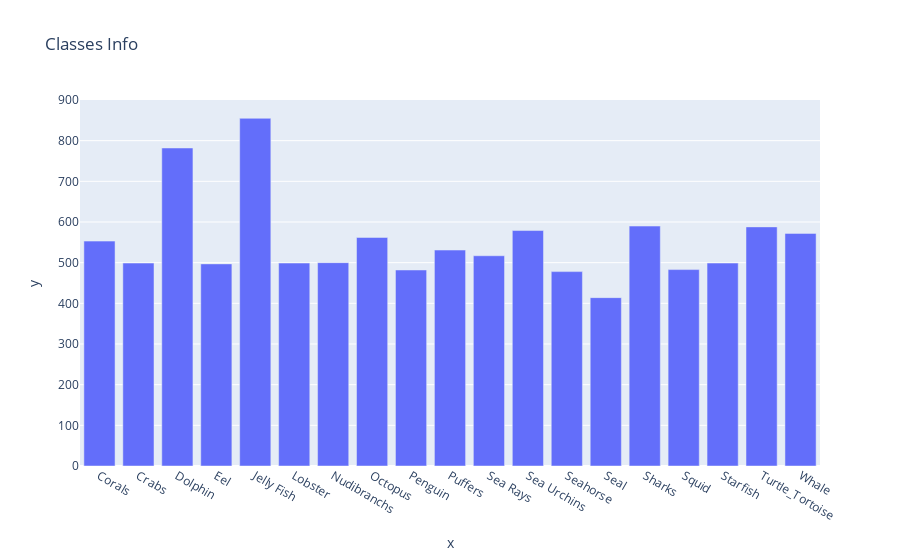

Notebook code cell kept with this figure:
### Code cell
fig = px.bar(x=classes_info.keys(),y=classes_info.values(),title='Classes Info ')
fig.show()

### Figure 1 — Plotly figure (JSON) as saved in the notebook; plotly's stock layout.template omitted (floating-point values rounded to 4 significant figures)
{"data": [{"alignmentgroup": "True", "hovertemplate": "x=%{x}<br>y=%{y}<extra></extra>", "legendgroup": "", "marker": {"color": "#636efa", "pattern": {"shape": ""}}, "name": "", "offsetgroup": "", "orientation": "v", "showlegend": false, "textposition": "auto", "type": "bar", "x": ["Corals", "Crabs", "Dolphin", "Eel", "Jelly Fish", "Lobster", "Nudibranchs", "Octopus", "Penguin", "Puffers", "Sea Rays", "Sea Urchins", "Seahorse", "Seal", "Sharks", "Squid", "Starfish", "Turtle_Tortoise", "Whale"], "xaxis": "x", "y": [553, 499, 782, 497, 855, 499, 500, 562, 482, 531, 517, 579, 478, 414, 590, 483, 499, 588, 572], "yaxis": "y"}], "layout": {"barmode": "relative", "legend": {"tracegroupgap": 0}, "title": {"text": "Classes Info "}, "xaxis": {"anchor": "y", "domain": [0, 1], "title": {"text": "x"}}, "yaxis": {"anchor": "x", "domain": [0, 1], "title": {"text": "y"}}}}
